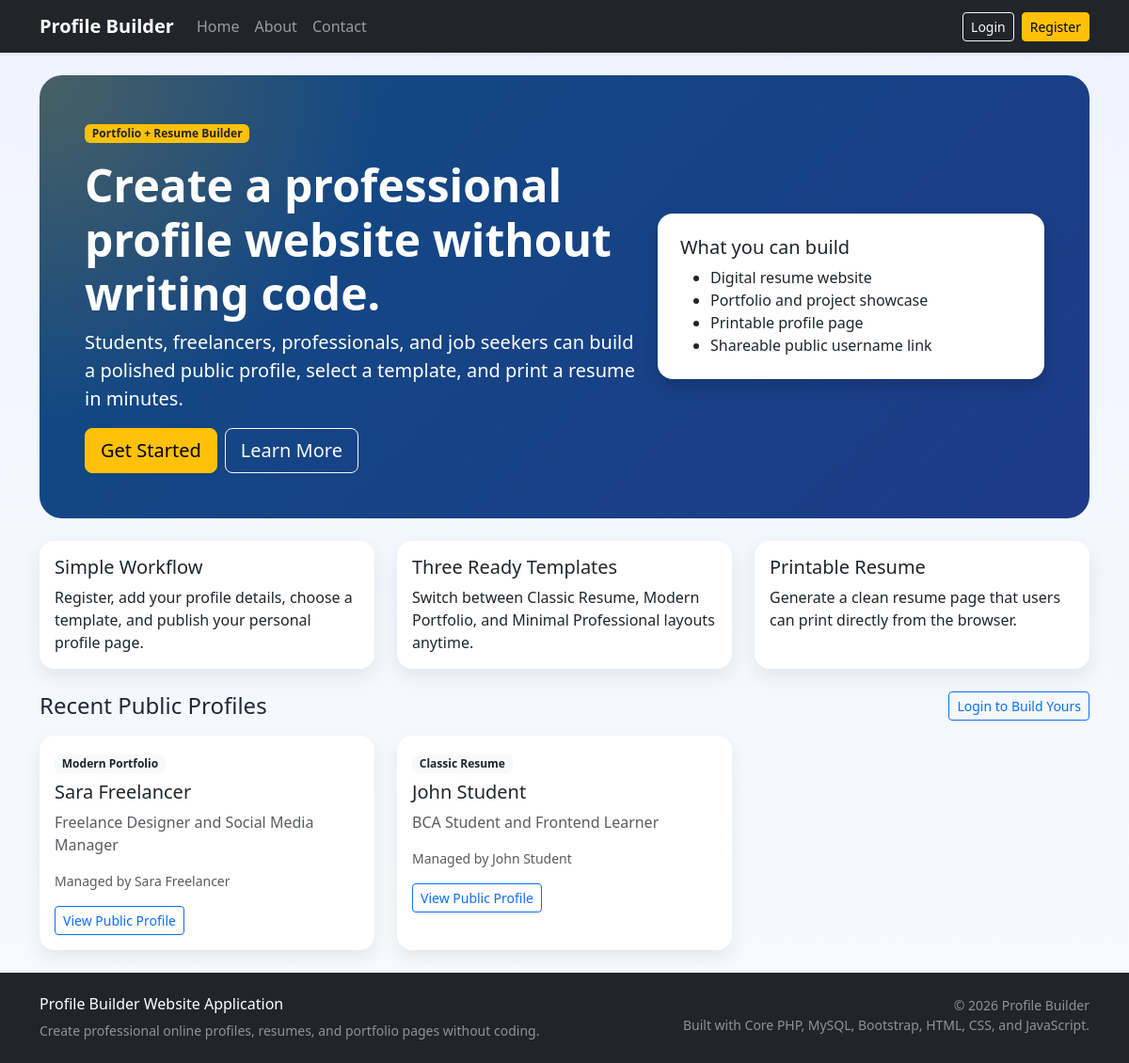
The page / on the database its author committed.
### tables this page shows
CREATE TABLE profiles (
    id INT AUTO_INCREMENT PRIMARY KEY,
    user_id INT NOT NULL,
    username VARCHAR(50) NOT NULL UNIQUE,
    full_name VARCHAR(120) NOT NULL,
    headline VARCHAR(150) NOT NULL,
    bio TEXT NULL,
    date_of_birth DATE NULL,
    profile_photo VARCHAR(255) NULL,
    template_name VARCHAR(50) NOT NULL DEFAULT 'classic',
    privacy ENUM('public', 'private') NOT NULL DEFAULT 'public',
    created_at TIMESTAMP NOT NULL DEFAULT CURRENT_TIMESTAMP,
    updated_at TIMESTAMP NOT NULL DEFAULT CURRENT_TIMESTAMP ON UPDATE CURRENT_TIMESTAMP,
    CONSTRAINT fk_profiles_user FOREIGN KEY (user_id) REFERENCES users(id) ON DELETE CASCADE
);

CREATE TABLE users (
    id INT AUTO_INCREMENT PRIMARY KEY,
    name VARCHAR(100) NOT NULL,
    email VARCHAR(120) NOT NULL UNIQUE,
    password VARCHAR(255) NOT NULL,
    role ENUM('user', 'admin') NOT NULL DEFAULT 'user',
    status ENUM('active', 'inactive') NOT NULL DEFAULT 'active',
    created_at TIMESTAMP NOT NULL DEFAULT CURRENT_TIMESTAMP
);

### includes/functions.php (called while the page is built, shortened)
<?php
require_once __DIR__ . '/../config/database.php';
function db(): PDO
{
    global $pdo;
    return $pdo;
}
function e(?string $value): string
{
    return htmlspecialchars((string) $value, ENT_QUOTES, 'UTF-8');
}
function get_templates(): array
{
    return [
        'classic' => 'Classic Resume',
        'modern' => 'Modern Portfolio',
        'minimal' => 'Minimal Professional',
    ];
}
function public_profile_link(string $username): string
{
    return '/profile-builder-website-application/public/view.php?u=' . urlencode($username);
}

### index.php (the view, shortened to what this page needs)
<?php
require_once __DIR__ . '/includes/header.php';
$stmt = db()->query("SELECT profiles.full_name, profiles.headline, profiles.username, profiles.template_name, users.name
    FROM profiles
    INNER JOIN users ON users.id = profiles.user_id
    WHERE profiles.privacy = 'public'
    ORDER BY profiles.updated_at DESC
    LIMIT 6");
$publicProfiles = $stmt->fetchAll();
?>
<section class="hero-section mb-4">
    <div class="row align-items-center g-4">
        <div class="col-lg-7">
            <span class="badge bg-warning text-dark mb-3">Portfolio + Resume Builder</span>
            <h1 class="display-5 fw-bold">Create a professional profile website without writing code.</h1>
            <p class="lead">Students, freelancers, professionals, and job seekers can build a polished public profile, select a template, and print a resume in minutes.</p>
            <div class="d-flex flex-wrap gap-2">
                <a href="/profile-builder-website-application/auth/register.php" class="btn btn-warning btn-lg">Get Started</a>
                <a href="/profile-builder-website-application/about.php" class="btn btn-outline-light btn-lg">Learn More</a>
            </div>
        </div>
        <div class="col-lg-5">
            <div class="bg-white text-dark rounded-4 p-4 shadow">
                <h5>What you can build</h5>
                <ul class="mb-0">
                    <li>Digital resume website</li>
                    <li>Portfolio and project showcase</li>
                    <li>Printable profile page</li>
                    <li>Shareable public username link</li>
                </ul>
            </div>
        </div>
    </div>
</section>
<section class="row g-4 mb-4">
    <div class="col-md-4">
        <div class="card dashboard-card h-100 card-hover">
            <div class="card-body">
                <h5>Simple Workflow</h5>
                <p class="mb-0">Register, add your profile details, choose a template, and publish your personal profile page.</p>
            </div>
        </div>
    </div>
    <div class="col-md-4">
        <div class="card dashboard-card h-100 card-hover">
            <div class="card-body">
                <h5>Three Ready Templates</h5>
                <p class="mb-0">Switch between Classic Resume, Modern Portfolio, and Minimal Professional layouts anytime.</p>
            </div>
        </div>
    </div>
    <div class="col-md-4">
        <div class="card dashboard-card h-100 card-hover">
            <div class="card-body">
                <h5>Printable Resume</h5>
                <p class="mb-0">Generate a clean resume page that users can print directly from the browser.</p>
            </div>
        </div>
    </div>
</section>
<section>
    <div class="d-flex justify-content-between align-items-center mb-3">
        <h2 class="h4 mb-0">Recent Public Profiles</h2>
        <a href="/profile-builder-website-application/auth/login.php" class="btn btn-sm btn-outline-primary">Login to Build Yours</a>
    </div>
    <div class="row g-4">
        <?php foreach ($publicProfiles as $profile): ?>
            <div class="col-md-6 col-lg-4">
                <div class="card dashboard-card h-100 card-hover">
                    <div class="card-body">
                        <span class="badge bg-light text-dark mb-2"><?= e(get_templates()[$profile['template_name']] ?? 'Classic Resume'); ?></span>
                        <h5><?= e($profile['full_name']); ?></h5>
                        <p class="text-muted"><?= e($profile['headline']); ?></p>
                        <p class="small text-muted mb-3">Managed by <?= e($profile['name']); ?></p>
                        <a class="btn btn-outline-primary btn-sm" href="<?= e(public_profile_link($profile['username'])); ?>">View Public Profile</a>
                    </div>
                </div>
            </div>
        <?php endforeach; ?>
    </div>
</section>
<?php require_once __DIR__ . '/includes/footer.php'; ?>

### assets/css/style.css (style rules this page uses)
:root { --primary-color: #0f4c81; --secondary-color: #1f2937; --accent-color: #f59e0b; --surface-color: #f8fafc; }
body { background: linear-gradient(180deg, #eef4ff 0%, #f8fafc 100%); color: #1f2937; min-height: 100vh; }
.hero-section { background: radial-gradient(circle at top left, rgba(245, 158, 11, 0.25), transparent 30%), linear-gradient(135deg, #0f4c81, #1e3a8a); color: #fff; border-radius: 1.5rem; padding: 3rem; }
.card-hover { transition: transform 0.2s ease, box-shadow 0.2s ease; }
.dashboard-card { border: 0; border-radius: 1rem; box-shadow: 0 0.5rem 1.2rem rgba(15, 23, 42, 0.08); }

### rows shown on the page
profiles: template_name "Modern Portfolio", full_name "Sara Freelancer", headline "Freelance Designer and Social Media Manager", user.name "Sara Freelancer"
profiles: template_name "Classic Resume", full_name "John Student", headline "BCA Student and Frontend Learner", user.name "John Student"
